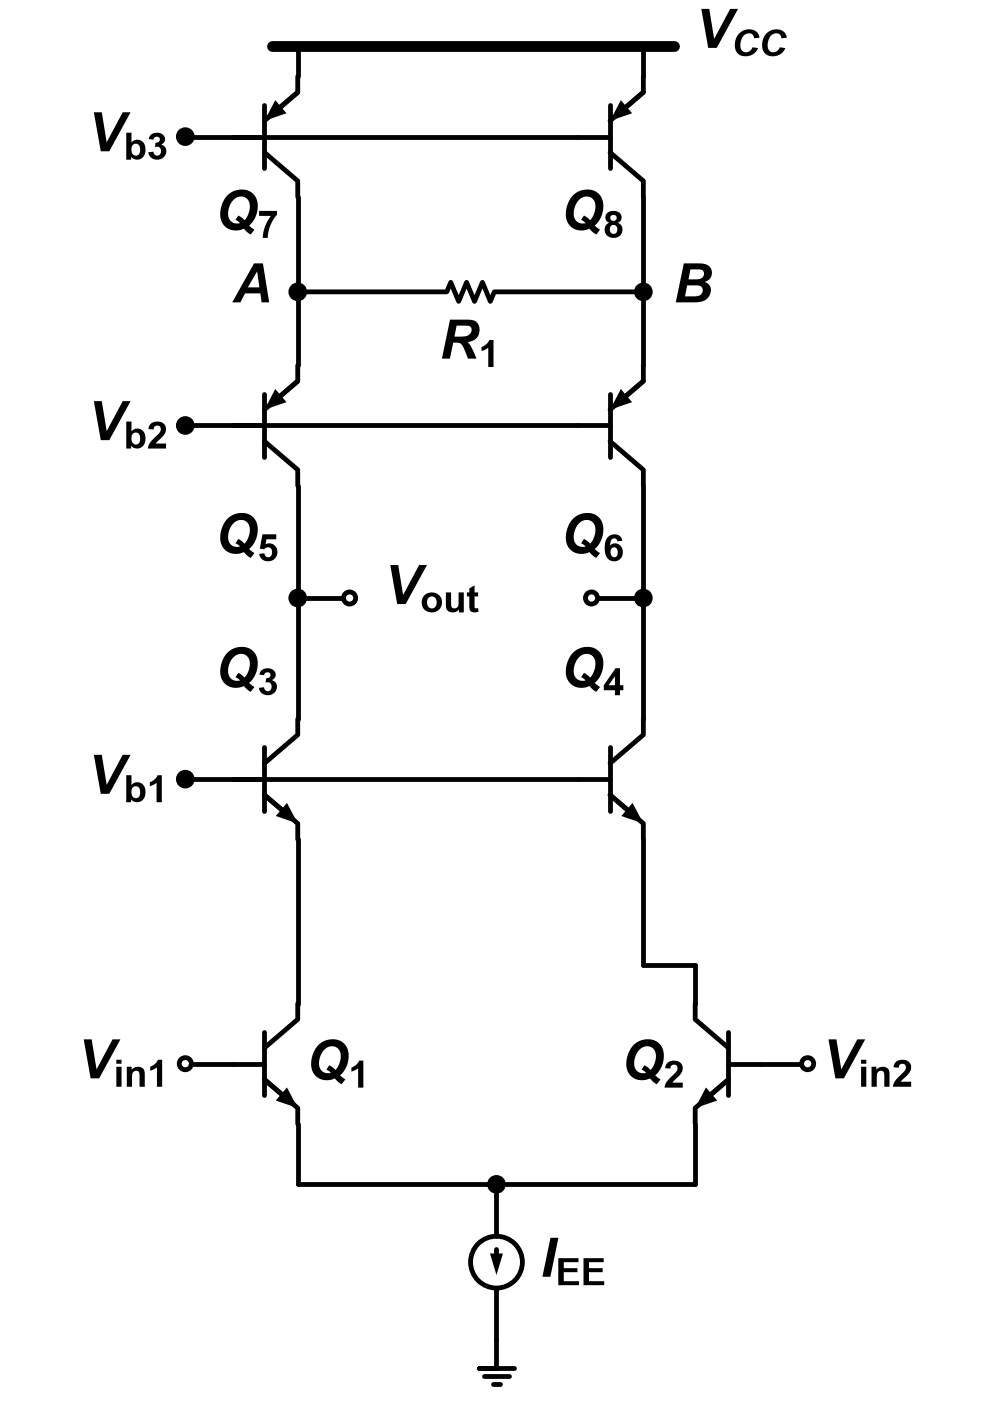

Here is the Python script that generated this plot:
"""2015-2 중간 Q2 둘째 그림 — 기준: Q2.md '회로 — Fig Q2-2'."""
import schemdraw.elements as elm
from schem_style import Resistor, dot, gate_terminal, new_drawing, rail

RAIL_Y = 14.0


def bjt(d, cls, at, anchor, mirror=False, label=None, loc=None):
    """베이스 왼쪽(mirror면 오른쪽). npn은 컬렉터 위, pnp는 이미터 위."""
    e = cls().right()
    if mirror:
        e = e.reverse()
    e = e.anchor(anchor).at(at)
    if label:
        e = e.label(label, loc=loc or ("left" if mirror else "right"))
    return d.add(e)


def text(d, xy, s, halign="left", valign="center"):
    return d.add(elm.Label().right().at(xy).label(s, halign=halign, valign=valign))


def pair(d, cls, xl, xr, y, anchor, vb):
    """보통 방향 트랜지스터 둘(왼쪽 xl, 오른쪽 xr). 왼쪽 베이스에 점 단자, 베이스 공통선이 오른쪽 베이스까지."""
    ql = bjt(d, cls, (xl, y), anchor)
    qr = bjt(d, cls, (xr, y), anchor)
    gate_terminal(d, ql.base, vb)
    d.add(elm.Line().at(ql.base).to(qr.base))
    return ql, qr


def draw():
    d = new_drawing()
    R = RAIL_Y
    xl, xr = 0, 4.0             # 왼쪽 세로줄, 오른쪽 세로줄
    x2 = xr + 0.6               # Q2 (조금 오른쪽)
    xm = (xl + x2) / 2
    rail(d, (xl - 0.3, R), (xr + 0.35, R))
    text(d, (xr + 0.5, R + 0.05), r"$V_{CC}$")
    # Q7, Q8: pnp, 이미터가 레일에서 조금 아래
    q7, q8 = pair(d, elm.BjtPnp, xl, xr, R - 0.35, "emitter", r"$V_\mathrm{b3}$")
    for q in (q7, q8):
        d.add(elm.Line().up().at(q.emitter).toy(R))
    # A, B 접속점과 그 사이 R_1
    d.add(elm.Line().down().at(q7.collector).length(1.1)); a = dot(d)
    d.add(elm.Line().down().at(q8.collector).length(1.1)); b = dot(d)
    d.add(Resistor().right().at(a.center).to(b.center).label(r"$R_\mathrm{1}$", "bottom", ofst=0.2))
    text(d, (xl - 0.4, a.center.y), r"$A$", halign="right")
    text(d, (xr + 0.25, b.center.y), r"$B$")
    text(d, (xl - 0.3, a.center.y + 0.5), r"$Q_\mathrm{7}$", halign="right", valign="bottom")
    text(d, (xr - 0.3, b.center.y + 0.5), r"$Q_\mathrm{8}$", halign="right", valign="bottom")
    # Q5, Q6: pnp, 이미터가 A, B
    q5, q6 = pair(d, elm.BjtPnp, xl, xr, a.center.y - 0.85, "emitter", r"$V_\mathrm{b2}$")
    for q, n in ((q5, a), (q6, b)):
        d.add(elm.Line().up().at(q.emitter).toy(n.center.y))
    # 출력 접속점, 두 원이 가운데에서 마주 봄. V_out은 왼쪽 원 바로 오른쪽
    d.add(elm.Line().down().at(q5.collector).length(1.3)); out1 = dot(d)
    d.add(elm.Line().down().at(q6.collector).length(1.3)); out2 = dot(d)
    d.add(elm.Line().right().at(out1.center).length(0.6)); dot(d, open_=True)
    d.add(elm.Line().left().at(out2.center).length(0.6)); dot(d, open_=True)
    text(d, (xl + 0.9, out1.center.y), r"$V_\mathrm{out}$")
    text(d, (xl - 0.3, out1.center.y + 0.3), r"$Q_\mathrm{5}$", halign="right", valign="bottom")
    text(d, (xr - 0.3, out2.center.y + 0.3), r"$Q_\mathrm{6}$", halign="right", valign="bottom")
    # Q3, Q4: npn, 컬렉터가 출력
    q3, q4 = pair(d, elm.BjtNpn, xl, xr, out1.center.y - 1.4, "collector", r"$V_\mathrm{b1}$")
    for q, n in ((q3, out1), (q4, out2)):
        d.add(elm.Line().down().at(n.center).toy(q.collector.y))
    text(d, (xl - 0.3, q3.collector.y + 0.15), r"$Q_\mathrm{3}$", halign="right", valign="bottom")
    text(d, (xr - 0.3, q4.collector.y + 0.15), r"$Q_\mathrm{4}$", halign="right", valign="bottom")
    # Q1 (보통): Q3 이미터 아래. Q2 (좌우 반전): Q4 이미터 → 아래 → 오른쪽 → Q2 컬렉터
    d.add(elm.Line().down().at(q3.emitter).length(1.9))
    q1 = bjt(d, elm.BjtNpn, d.here, "collector", label=r"$Q_\mathrm{1}$")
    q2 = bjt(d, elm.BjtNpn, (x2, q1.collector.y), "collector", mirror=True, label=r"$Q_\mathrm{2}$")
    yk = q1.collector.y + 0.45
    d.add(elm.Line().down().at(q4.emitter).toy(yk))
    d.add(elm.Line().right().tox(x2))
    d.add(elm.Line().down().toy(q2.collector.y))
    gate_terminal(d, q1.base, r"$V_\mathrm{in1}$", open_=True)
    gate_terminal(d, q2.base, r"$V_\mathrm{in2}$", open_=True, right=True)
    # 두 이미터 → 아래 → 가운데 n3 접속점 → I_EE → 접지
    ybot = q1.emitter.y - 0.7
    d.add(elm.Line().down().at(q1.emitter).toy(ybot))
    d.add(elm.Line().right().tox(xm)); n3 = dot(d)
    d.add(elm.Line().right().tox(x2))
    d.add(elm.Line().up().toy(q2.emitter.y))
    iee = d.add(elm.SourceI().down().at(n3.center).length(1.8).scale(0.6)
                .label(r"$I_\mathrm{EE}$", "bottom", ofst=0.35))
    d.add(elm.Ground().at(iee.end).scale(0.8))
    return d
